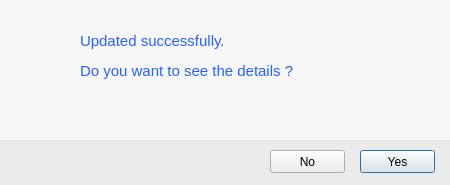
<?xml version="1.0" encoding="UTF-8"?>
<ui version="4.0">
 <class>dialogmod</class>
 <widget class="QDialog" name="dialogmod">
  <property name="geometry">
   <rect>
    <x>0</x>
    <y>0</y>
    <width>450</width>
    <height>185</height>
   </rect>
  </property>
  <property name="windowTitle">
   <string>Dialog</string>
  </property>
  <widget class="QLabel" name="label">
   <property name="geometry">
    <rect>
     <x>-10</x>
     <y>-10</y>
     <width>491</width>
     <height>261</height>
    </rect>
   </property>
   <property name="styleSheet">
    <string notr="true">background-color: rgb(247, 247, 247);</string>
   </property>
   <property name="text">
    <string/>
   </property>
  </widget>
  <widget class="QLabel" name="label_2">
   <property name="geometry">
    <rect>
     <x>20</x>
     <y>30</y>
     <width>41</width>
     <height>41</height>
    </rect>
   </property>
   <property name="styleSheet">
    <string notr="true">background-image: url(:/newPrefix/hiclipart.com (3) (1).png);</string>
   </property>
   <property name="text">
    <string/>
   </property>
  </widget>
  <widget class="QLabel" name="label_3">
   <property name="geometry">
    <rect>
     <x>80</x>
     <y>50</y>
     <width>361</width>
     <height>41</height>
    </rect>
   </property>
   <property name="font">
    <font>
     <pointsize>11</pointsize>
    </font>
   </property>
   <property name="styleSheet">
    <string notr="true">color: rgb(48, 127, 255);
color: rgb(39, 96, 255);
</string>
   </property>
   <property name="text">
    <string>Do you want to see the details ?</string>
   </property>
  </widget>
  <widget class="QLabel" name="label_4">
   <property name="geometry">
    <rect>
     <x>80</x>
     <y>20</y>
     <width>341</width>
     <height>41</height>
    </rect>
   </property>
   <property name="font">
    <font>
     <pointsize>11</pointsize>
    </font>
   </property>
   <property name="styleSheet">
    <string notr="true">color: rgb(48, 127, 255);
color: rgb(39, 96, 255);
</string>
   </property>
   <property name="text">
    <string>Updated successfully.</string>
   </property>
  </widget>
  <widget class="QLabel" name="label_5">
   <property name="geometry">
    <rect>
     <x>0</x>
     <y>140</y>
     <width>451</width>
     <height>51</height>
    </rect>
   </property>
   <property name="styleSheet">
    <string notr="true">background-color: rgb(235, 235, 235);</string>
   </property>
   <property name="text">
    <string/>
   </property>
  </widget>
  <widget class="QPushButton" name="yes">
   <property name="geometry">
    <rect>
     <x>360</x>
     <y>150</y>
     <width>75</width>
     <height>23</height>
    </rect>
   </property>
   <property name="text">
    <string>Yes</string>
   </property>
   <property name="autoDefault">
    <bool>false</bool>
   </property>
   <property name="default">
    <bool>true</bool>
   </property>
  </widget>
  <widget class="QPushButton" name="no">
   <property name="geometry">
    <rect>
     <x>270</x>
     <y>150</y>
     <width>75</width>
     <height>23</height>
    </rect>
   </property>
   <property name="styleSheet">
    <string notr="true"/>
   </property>
   <property name="text">
    <string>No</string>
   </property>
   <property name="autoDefault">
    <bool>true</bool>
   </property>
   <property name="default">
    <bool>false</bool>
   </property>
   <property name="flat">
    <bool>false</bool>
   </property>
  </widget>
 </widget>
 <tabstops>
  <tabstop>yes</tabstop>
  <tabstop>no</tabstop>
 </tabstops>
 <resources>
  <include location="pic.qrc"/>
 </resources>
 <connections/>
</ui>
